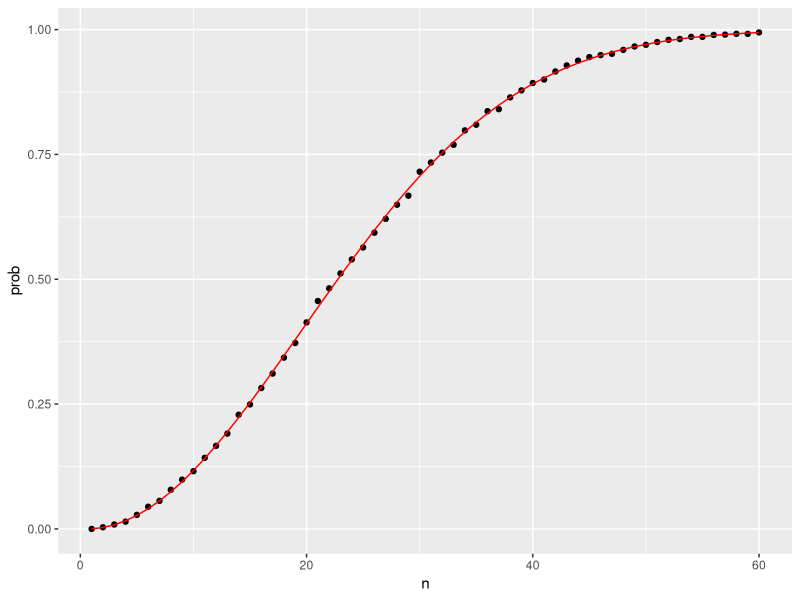
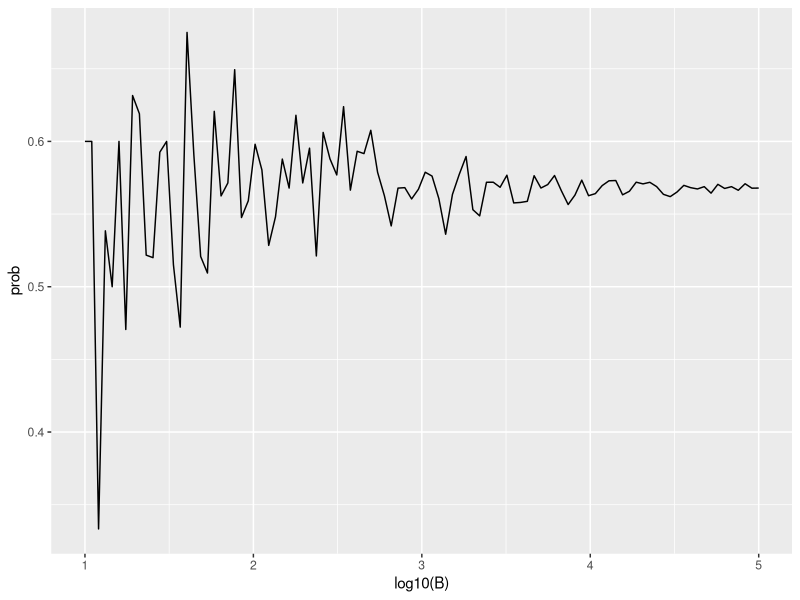
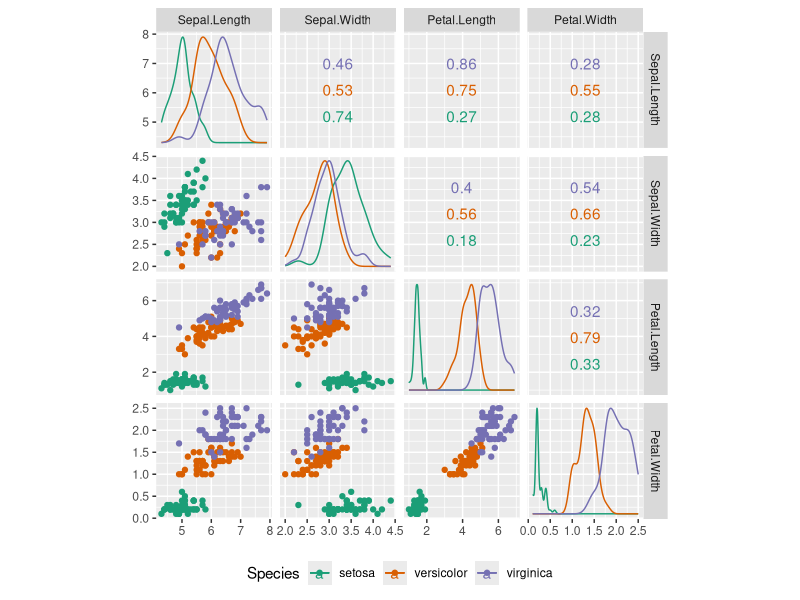

The R source for these figures, in order:
## ---- chunk 1
beads <- rep(c("red", "blue"), times = c(2,3))
beads
sample(beads, 1)
## ---- chunk 2
B <- 10000
events <- replicate(B, sample(beads, 1))
tab <- table(events)
tab
prop.table(tab)
## ---- chunk 3
set.seed(1986)
events <- sample(beads, B, replace = TRUE)
prop.table(table(events))
## ---- chunk 4
suits <- c("Diamonds", "Clubs", "Hearts", "Spades")
numbers <- c("Ace", "Deuce", "Three", "Four", "Five", 
             "Six", "Seven", "Eight", "Nine", "Ten", 
             "Jack", "Queen", "King")
deck <- expand.grid(number=numbers, suit=suits)
deck <- paste(deck$number, deck$suit)
deck
## ---- chunk 5
library(gtools)
hands <- permutations(52, 2, v = deck)
first_card <- hands[,1]
second_card <- hands[,2]
kings <- paste("King", suits)
sum(first_card %in% kings)
## ---- chunk 6
sum(first_card %in% kings & second_card %in% kings) / sum(first_card %in% kings)
mean(first_card %in% kings & second_card %in% kings) / mean(first_card %in% kings)
## ---- chunk 7
aces <- paste("Ace", suits)

facecard <- c("King", "Queen", "Jack", "Ten")
facecard <- expand.grid(number = facecard, suit = suits)
facecard <- paste(facecard$number, facecard$suit)

hands <- combinations(52, 2, v = deck)
mean((hands[,1] %in% aces & hands[,2] %in% facecard) | (hands[,2] %in% aces & hands[,1] %in% facecard))
# we know that the function `combinations` will list the Aces first, therefore we can leave out the second part
mean(hands[,1] %in% aces & hands[,2] %in% facecard)
## ---- chunk 8
blackjack <- function(){
   hand <- sample(deck, 2)
  (hand[1] %in% aces & hand[2] %in% facecard) | 
    (hand[2] %in% aces & hand[1] %in% facecard)
}
B <- 10000
results <- replicate(B, blackjack())
mean(results)
## ---- chunk 9
B <- 10000
stick <- replicate(B, {
  doors <- as.character(1:3)
  prize <- sample(c("car", "goat", "goat"))
  prize_door <- doors[prize == "car"]
  my_pick  <- sample(doors, 1)
  show <- sample(doors[!doors %in% c(my_pick, prize_door)],1)
  stick <- my_pick
  stick == prize_door
})
# proportion to win the car is 1/3
mean(stick)
switch <- replicate(B, {
  doors <- as.character(1:3)
  prize <- sample(c("car", "goat", "goat"))
  prize_door <- doors[prize == "car"]
  my_pick  <- sample(doors, 1)
  show <- sample(doors[!doors %in% c(my_pick, prize_door)], 1)
  stick <- my_pick
  switch <- doors[!doors%in%c(my_pick, show)]
  switch == prize_door
})
# after revealing an option the proportion of switinng to another option is higher than sticking to the first option
mean(switch)
## ---- chunk 10
same_birthday <- function(n){
  bdays <- sample(1:365, n, replace=TRUE)
  any(duplicated(bdays))
}

B <- 10000
results <- replicate(B, same_birthday(50))
mean(results)

# estimated proportion
compute_prob <- function(n, B=10000){
  results <- replicate(B, same_birthday(n))
  mean(results)
}
# n= grop size
n <- seq(1,60)

prob <- sapply(n, compute_prob)

# exact proportion
exact_prob <- function(n){
  prob_unique <- seq(365,365-n+1)/365 
  1 - prod( prob_unique)
}

eprob <- sapply(n, exact_prob)

library(tidyverse)
qplot(n, prob) + geom_line(aes(n, eprob), col = "red")

# Estimate the convergence of the Monte Carlo experiment
# exact value is 0.569
B <- 10^seq(1, 5, len = 100)
compute_prob <- function(B, n=25){
  same_day <- replicate(B, same_birthday(n))
  mean(same_day)
}
prob <- sapply(B, compute_prob)
qplot(log10(B), prob, geom = "line")
## ---- chunk 11
xx <- x <- 1:100
xx[x %% 3 == 0] <- "Fizz"
xx[x %% 5 == 0] <- "Buzz"
xx[x %% 15 == 0] <- "FizzBuzz"
xx
## ---- chunk 12
#install.packages("GGally")
library(ggplot2)
library(GGally)

GGally::ggscatmat(iris, columns=1:4, color="Species") +
    scale_color_brewer(palette="Dark2") + 
    theme(legend.position="bottom")
